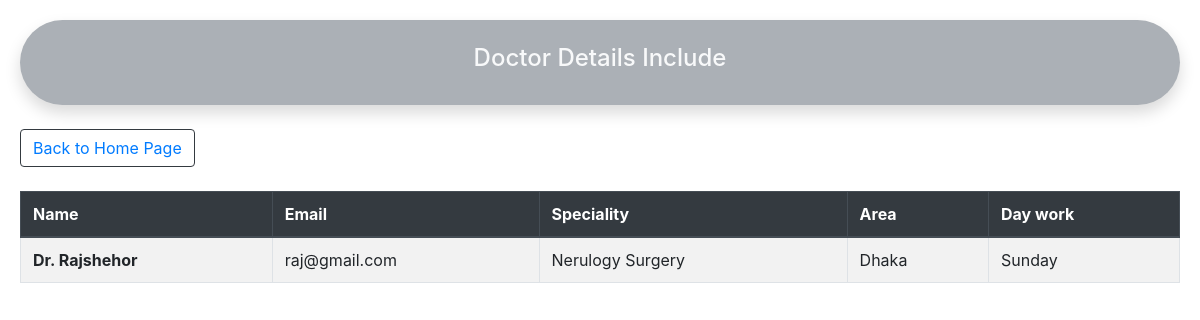
Screenshot of /details/ with the database file from the repository.
### hospitalapp/models.py (models this page shows)
class DoctorDetails(models.Model):
    name=models.CharField(max_length=100)
    email=models.EmailField()
    phone=models.IntegerField() #views or page need if condition for 11 digit
    nid=models.IntegerField()
    area=models.CharField(choices=AREA, max_length=200)
    special=models.CharField(choices=SPECIALITY, max_length=200)
    daywork=models.CharField(choices=DAY, max_length=200)
    class Meta:
        verbose_name = "DoctorDetails"
        verbose_name_plural = "DoctorDetails"

### hospitalapp/views.py (the view)
# urls.py: path('details/', views.details, name="details"),
def details(request):
        doclist=DoctorDetails()
        doclist=DoctorDetails.objects.all().order_by('name')
        return render(request, 'details.html',{'doclist':doclist})

### template/details.html (shortened to what this page needs)
{%load static %}
<html>
  <head>
<link rel="stylesheet" href="https://cdn.jsdelivr.net/npm/bootstrap@4.6.1/dist/css/bootstrap.min.css">
<link rel="stylesheet" href="https://cdnjs.cloudflare.com/ajax/libs/font-awesome/6.0.0-beta2/css/all.min.css">
<link rel="stylesheet" href="https://cdnjs.cloudflare.com/ajax/libs/font-awesome/6.0.0-beta2/css/all.min.css">
<link rel="stylesheet" href="https://unpkg.com/@trevoreyre/autocomplete-js/dist/style.css"/>
<link rel="stylesheet" href="https://ajax.googleapis.com/ajax/libs/jqueryui/1.11.4/themes/smoothness/jquery-ui.css">
</head>
<body>
<div class="container-fluid text-light py-4 rounded shadow rounded rounded-pill" style="background-color: #abb0b6;" >
  <header class="text-center">
      <h4>Doctor Details Include</h4>
  </header>
  </div><br>
 <button class="btn btn-outline-dark mt-5 my-2 my-sm-0" type="submit"><a href="{% url 'home' %}">Back to Home Page</a></button>
<br><br>
 <div class="content">
  {% if doclist %}
  <table class="table table-bordered table-striped ">
      <thead class="thead-dark">
        <tr>
          <th scope="col">Name</th>
          <th scope="col">Email</th>
          <th scope="col">Speciality</th>
          <th scope="col">Area</th>
          <th scope="col">Day work</th>
        </tr>
      </thead>
      <tbody>
    {%for d in doclist%}
      <tr>
        <th scope="row">{{d.name}}</th>
        <td>{{d.email}}</td>
        <td>{{d.special}}</td>
        <td>{{d.area}}</td>
        <td>{{d.daywork}}</td>
      </tr>
    {%endfor%}
      </tbody>
      </table>
    {%endif%}
</div>
</html>

### template/details.html (style rules this page uses)
body { margin:20px; }

### rows the page displays
DoctorDetails: name "Dr. Rajshehor", email "raj@gmail.com", special "Nerulogy Surgery", area "Dhaka", daywork "Sunday"
